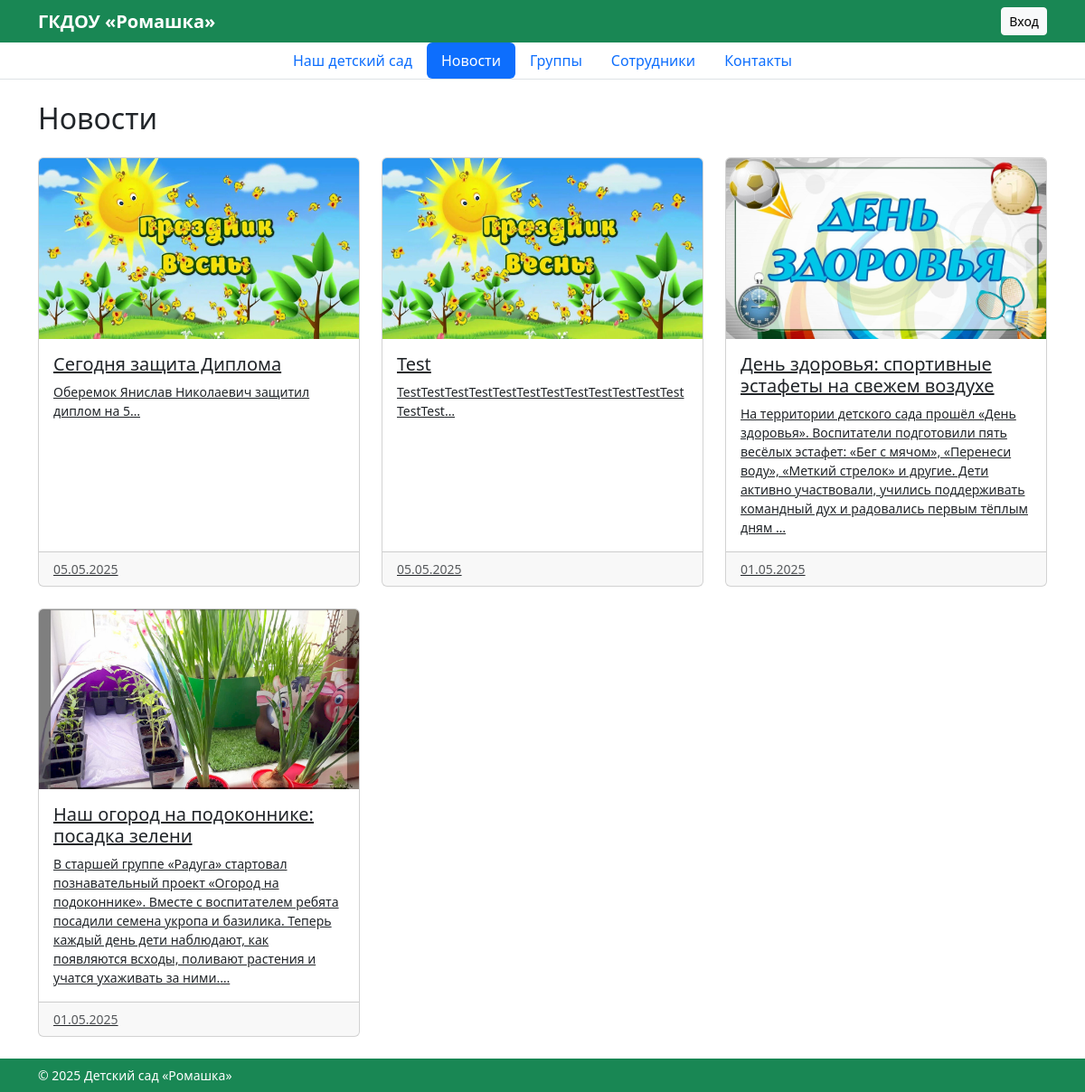
Page /news.php on the committed database.
### tables this page shows
CREATE TABLE `articles` (
  `id` bigint(20) NOT NULL,
  `title` varchar(150) NOT NULL,
  `body` text NOT NULL,
  `cover_image` varchar(255) DEFAULT NULL,
  `staff_id` int(11) DEFAULT NULL,
  `created_at` datetime NOT NULL DEFAULT CURRENT_TIMESTAMP,
  `updated_at` datetime NOT NULL DEFAULT CURRENT_TIMESTAMP ON UPDATE CURRENT_TIMESTAMP,
  `status` tinyint(1) NOT NULL DEFAULT '0'
);

### news.php (the view, shortened to what this page needs)
<?php
require_once __DIR__.'/config.php';
$user    = $_SESSION['user'] ?? null;
$isAdmin = $user && $user['role']==='admin';
$perPage = 6;
$page    = max(1,(int)($_GET['page']??1));
$offset  = ($page-1)*$perPage;
$sql = "
    SELECT id,title,cover_image,created_at,status,
           SUBSTRING(body,1,250) excerpt
      FROM articles
     WHERE staff_id IS NULL";
if(!$isAdmin) $sql .= " AND status = 1";
$sql .= "
  ORDER BY created_at DESC
     LIMIT :lim OFFSET :off";
$st = $pdo->prepare($sql);
$st->bindValue(':lim',$perPage,PDO::PARAM_INT);
$st->bindValue(':off',$offset ,PDO::PARAM_INT);
$st->execute();
$articles = $st->fetchAll(PDO::FETCH_ASSOC);
?>
<!doctype html>
<html lang="ru">
<head>
<link href="https://cdn.jsdelivr.net/npm/bootstrap@5.3.3/dist/css/bootstrap.min.css" rel="stylesheet">
</head>
<body class="d-flex flex-column min-vh-100">
<header class="bg-success text-white py-2">
  <div class="container d-flex justify-content-between align-items-center">
    <h1 class="h5 m-0 fw-bold">ГКДОУ «Ромашка»</h1>
    <div>
      <?php if(!$user): ?>
        <a class="btn btn-light btn-sm" href="login.php">Вход</a>
      <?php endif;?>
    </div>
  </div>
</header>
<nav class="bg-white border-bottom">
 <div class="container">
  <ul class="nav nav-pills justify-content-center">
    <li class="nav-item"><a class="nav-link"        href="index.php">Наш детский сад</a></li>
    <li class="nav-item"><a class="nav-link active" href="news.php">Новости</a></li>
    <li class="nav-item"><a class="nav-link"        href="groups.php">Группы</a></li>
    <li class="nav-item"><a class="nav-link"        href="staff.php">Сотрудники</a></li>
    <li class="nav-item"><a class="nav-link"        href="contacts.php">Контакты</a></li>
  </ul>
 </div>
</nav>
<main class="container my-4 flex-grow-1">
 <h2 class="mb-4">Новости</h2>
 <?php if(!$articles): ?>
   <div class="alert alert-info">Публикаций пока нет.</div>
 <?php else: ?>
   <div class="row g-4">
   <?php foreach($articles as $a):
         $href = ($isAdmin && $a['status']==0)
               ? "/admin/news/edit.php?id={$a['id']}"
               : "article.php?id={$a['id']}";
   ?>
     <div class="col-md-6 col-lg-4">
       <a href="<?=$href?>" class="news-card card h-100 text-dark <?=($a['status']==0?'border-secondary':'')?>">
         <?php if($a['cover_image']): ?>
           <img src="/<?=htmlspecialchars($a['cover_image'])?>" class="news-cover card-img-top" alt="">
         <?php endif; ?>
         <div class="card-body">
           <h5 class="card-title mb-2">
             <?=htmlspecialchars($a['title'])?>
           </h5>
           <p class="card-text small"><?=htmlspecialchars($a['excerpt'])?>…</p>
         </div>
         <div class="card-footer small text-muted"><?=date('d.m.Y',strtotime($a['created_at']))?></div>
       </a>
     </div>
   <?php endforeach;?>
   </div>
 <?php endif;?>
</main>
<footer class="bg-success text-white py-2 mt-auto">
 <div class="container small">© <?=date('Y')?> Детский сад «Ромашка»</div>
</footer>
</body>
</html>

### news.php (style rules this page uses)
.news-cover { width:100%;aspect-ratio:16/9;object-fit:cover; }

### rows in the picture
articles: cover_image (picture), title "Сегодня защита Диплома", excerpt "Оберемок Янислав Николаевич защитил диплом на 5", created_at "05.05.2025"
articles: cover_image (picture), title "Test", excerpt "TestTestTestTestTestTestTestTestTestTestTestTestTestTest", created_at "05.05.2025"
articles: cover_image (picture), title "День здоровья: спортивные эстафеты на свежем воздухе", excerpt "На территории детского сада прошёл «День здоровья». Воспитатели подготовили пять весёлых эстафет: «Бег с мячом», «Перенеси воду», «Меткий стрелок» и другие. Дети активно участвовали, учились поддерживать командный дух и радовались первым тёплым дням", created_at "01.05.2025"
articles: cover_image (picture), title "Наш огород на подоконнике: посадка зелени", excerpt "В старшей группе «Радуга» стартовал познавательный проект «Огород на подоконнике». Вместе с воспитателем ребята посадили семена укропа и базилика. Теперь каждый день дети наблюдают, как появляются всходы, поливают растения и учатся ухаживать за ними.", created_at "01.05.2025"
